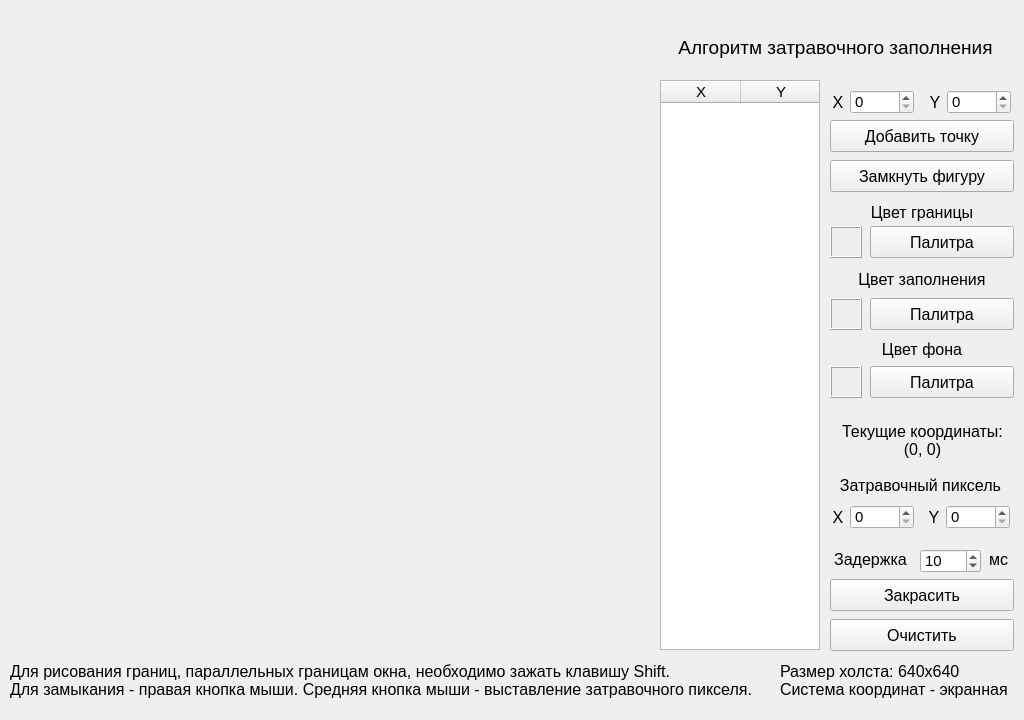
<?xml version="1.0" encoding="UTF-8"?>
<ui version="4.0">
 <class>MainWindow</class>
 <widget class="QMainWindow" name="MainWindow">
  <property name="geometry">
   <rect>
    <x>0</x>
    <y>0</y>
    <width>1024</width>
    <height>720</height>
   </rect>
  </property>
  <property name="sizePolicy">
   <sizepolicy hsizetype="Fixed" vsizetype="Fixed">
    <horstretch>0</horstretch>
    <verstretch>0</verstretch>
   </sizepolicy>
  </property>
  <property name="windowTitle">
   <string>Лабораторная работа №6</string>
  </property>
  <widget class="QWidget" name="centralWidget">
   <widget class="QLabel" name="label">
    <property name="geometry">
     <rect>
      <x>660</x>
      <y>20</y>
      <width>351</width>
      <height>54</height>
     </rect>
    </property>
    <property name="font">
     <font>
      <pointsize>14</pointsize>
     </font>
    </property>
    <property name="text">
     <string>Алгоритм затравочного заполнения</string>
    </property>
    <property name="alignment">
     <set>Qt::AlignCenter</set>
    </property>
   </widget>
   <widget class="QLabel" name="labelEdge">
    <property name="geometry">
     <rect>
      <x>830</x>
      <y>200</y>
      <width>184</width>
      <height>24</height>
     </rect>
    </property>
    <property name="font">
     <font>
      <pointsize>12</pointsize>
     </font>
    </property>
    <property name="text">
     <string>Цвет границы</string>
    </property>
    <property name="alignment">
     <set>Qt::AlignCenter</set>
    </property>
   </widget>
   <widget class="QLabel" name="labelFill">
    <property name="geometry">
     <rect>
      <x>830</x>
      <y>267</y>
      <width>184</width>
      <height>24</height>
     </rect>
    </property>
    <property name="font">
     <font>
      <pointsize>12</pointsize>
     </font>
    </property>
    <property name="text">
     <string>Цвет заполнения</string>
    </property>
    <property name="alignment">
     <set>Qt::AlignCenter</set>
    </property>
   </widget>
   <widget class="QLabel" name="labelBg">
    <property name="geometry">
     <rect>
      <x>830</x>
      <y>337</y>
      <width>184</width>
      <height>24</height>
     </rect>
    </property>
    <property name="font">
     <font>
      <pointsize>12</pointsize>
     </font>
    </property>
    <property name="text">
     <string>Цвет фона</string>
    </property>
    <property name="alignment">
     <set>Qt::AlignCenter</set>
    </property>
   </widget>
   <widget class="QLabel" name="colorEdge">
    <property name="geometry">
     <rect>
      <x>830</x>
      <y>226</y>
      <width>32</width>
      <height>32</height>
     </rect>
    </property>
    <property name="frameShape">
     <enum>QFrame::Box</enum>
    </property>
    <property name="frameShadow">
     <enum>QFrame::Raised</enum>
    </property>
    <property name="text">
     <string/>
    </property>
   </widget>
   <widget class="QLabel" name="colorFill">
    <property name="geometry">
     <rect>
      <x>830</x>
      <y>298</y>
      <width>32</width>
      <height>32</height>
     </rect>
    </property>
    <property name="frameShape">
     <enum>QFrame::Box</enum>
    </property>
    <property name="frameShadow">
     <enum>QFrame::Raised</enum>
    </property>
    <property name="text">
     <string/>
    </property>
   </widget>
   <widget class="QLabel" name="colorBg">
    <property name="geometry">
     <rect>
      <x>830</x>
      <y>366</y>
      <width>32</width>
      <height>32</height>
     </rect>
    </property>
    <property name="frameShape">
     <enum>QFrame::Box</enum>
    </property>
    <property name="frameShadow">
     <enum>QFrame::Raised</enum>
    </property>
    <property name="text">
     <string/>
    </property>
   </widget>
   <widget class="QPushButton" name="palEdgeBtn">
    <property name="geometry">
     <rect>
      <x>870</x>
      <y>226</y>
      <width>144</width>
      <height>32</height>
     </rect>
    </property>
    <property name="font">
     <font>
      <pointsize>12</pointsize>
     </font>
    </property>
    <property name="text">
     <string>Палитра</string>
    </property>
   </widget>
   <widget class="QPushButton" name="palFillBtn">
    <property name="geometry">
     <rect>
      <x>870</x>
      <y>298</y>
      <width>144</width>
      <height>32</height>
     </rect>
    </property>
    <property name="font">
     <font>
      <pointsize>12</pointsize>
     </font>
    </property>
    <property name="text">
     <string>Палитра</string>
    </property>
   </widget>
   <widget class="QPushButton" name="palBgBtn">
    <property name="geometry">
     <rect>
      <x>870</x>
      <y>366</y>
      <width>144</width>
      <height>32</height>
     </rect>
    </property>
    <property name="font">
     <font>
      <pointsize>12</pointsize>
     </font>
    </property>
    <property name="text">
     <string>Палитра</string>
    </property>
   </widget>
   <widget class="QPushButton" name="fillButton">
    <property name="geometry">
     <rect>
      <x>830</x>
      <y>579</y>
      <width>184</width>
      <height>32</height>
     </rect>
    </property>
    <property name="font">
     <font>
      <pointsize>12</pointsize>
     </font>
    </property>
    <property name="text">
     <string>Закрасить</string>
    </property>
   </widget>
   <widget class="QSpinBox" name="delaySpinBox">
    <property name="geometry">
     <rect>
      <x>920</x>
      <y>549</y>
      <width>61</width>
      <height>24</height>
     </rect>
    </property>
    <property name="font">
     <font>
      <pointsize>11</pointsize>
     </font>
    </property>
    <property name="value">
     <number>10</number>
    </property>
   </widget>
   <widget class="QLabel" name="hint">
    <property name="geometry">
     <rect>
      <x>10</x>
      <y>660</y>
      <width>761</width>
      <height>41</height>
     </rect>
    </property>
    <property name="font">
     <font>
      <pointsize>12</pointsize>
     </font>
    </property>
    <property name="text">
     <string>Для рисования границ, параллельных границам окна, необходимо зажать клавишу Shift.
Для замыкания - правая кнопка мыши. Средняя кнопка мыши - выставление затравочного пикселя.</string>
    </property>
    <property name="alignment">
     <set>Qt::AlignLeading|Qt::AlignLeft|Qt::AlignVCenter</set>
    </property>
   </widget>
   <widget class="QLabel" name="label_2">
    <property name="geometry">
     <rect>
      <x>830</x>
      <y>94</y>
      <width>16</width>
      <height>16</height>
     </rect>
    </property>
    <property name="font">
     <font>
      <pointsize>12</pointsize>
     </font>
    </property>
    <property name="text">
     <string>X</string>
    </property>
    <property name="alignment">
     <set>Qt::AlignCenter</set>
    </property>
   </widget>
   <widget class="QLabel" name="label_3">
    <property name="geometry">
     <rect>
      <x>927</x>
      <y>94</y>
      <width>16</width>
      <height>16</height>
     </rect>
    </property>
    <property name="font">
     <font>
      <pointsize>12</pointsize>
     </font>
    </property>
    <property name="text">
     <string>Y</string>
    </property>
    <property name="alignment">
     <set>Qt::AlignCenter</set>
    </property>
   </widget>
   <widget class="QPushButton" name="addButton">
    <property name="geometry">
     <rect>
      <x>830</x>
      <y>120</y>
      <width>184</width>
      <height>32</height>
     </rect>
    </property>
    <property name="font">
     <font>
      <pointsize>12</pointsize>
     </font>
    </property>
    <property name="text">
     <string>Добавить точку</string>
    </property>
   </widget>
   <widget class="QPushButton" name="lockButton">
    <property name="geometry">
     <rect>
      <x>830</x>
      <y>160</y>
      <width>184</width>
      <height>32</height>
     </rect>
    </property>
    <property name="font">
     <font>
      <pointsize>12</pointsize>
     </font>
    </property>
    <property name="text">
     <string>Замкнуть фигуру</string>
    </property>
   </widget>
   <widget class="QTableWidget" name="pointTable">
    <property name="geometry">
     <rect>
      <x>660</x>
      <y>80</y>
      <width>160</width>
      <height>570</height>
     </rect>
    </property>
    <property name="font">
     <font>
      <pointsize>11</pointsize>
     </font>
    </property>
    <property name="layoutDirection">
     <enum>Qt::LeftToRight</enum>
    </property>
    <property name="horizontalScrollBarPolicy">
     <enum>Qt::ScrollBarAlwaysOff</enum>
    </property>
    <property name="selectionMode">
     <enum>QAbstractItemView::NoSelection</enum>
    </property>
    <attribute name="horizontalHeaderDefaultSectionSize">
     <number>80</number>
    </attribute>
    <attribute name="horizontalHeaderMinimumSectionSize">
     <number>80</number>
    </attribute>
    <attribute name="verticalHeaderVisible">
     <bool>false</bool>
    </attribute>
    <attribute name="verticalHeaderDefaultSectionSize">
     <number>24</number>
    </attribute>
    <attribute name="verticalHeaderMinimumSectionSize">
     <number>24</number>
    </attribute>
    <column>
     <property name="text">
      <string>X</string>
     </property>
     <property name="textAlignment">
      <set>AlignCenter</set>
     </property>
    </column>
    <column>
     <property name="text">
      <string>Y</string>
     </property>
     <property name="textAlignment">
      <set>AlignCenter</set>
     </property>
    </column>
   </widget>
   <widget class="QPushButton" name="clearButton">
    <property name="geometry">
     <rect>
      <x>830</x>
      <y>619</y>
      <width>184</width>
      <height>32</height>
     </rect>
    </property>
    <property name="font">
     <font>
      <pointsize>12</pointsize>
     </font>
    </property>
    <property name="text">
     <string>Очистить</string>
    </property>
   </widget>
   <widget class="QLabel" name="label_4">
    <property name="geometry">
     <rect>
      <x>830</x>
      <y>509</y>
      <width>16</width>
      <height>16</height>
     </rect>
    </property>
    <property name="font">
     <font>
      <pointsize>12</pointsize>
     </font>
    </property>
    <property name="text">
     <string>X</string>
    </property>
    <property name="alignment">
     <set>Qt::AlignCenter</set>
    </property>
   </widget>
   <widget class="QLabel" name="label_5">
    <property name="geometry">
     <rect>
      <x>926</x>
      <y>509</y>
      <width>16</width>
      <height>16</height>
     </rect>
    </property>
    <property name="font">
     <font>
      <pointsize>12</pointsize>
     </font>
    </property>
    <property name="text">
     <string>Y</string>
    </property>
    <property name="alignment">
     <set>Qt::AlignCenter</set>
    </property>
   </widget>
   <widget class="QLabel" name="label_6">
    <property name="geometry">
     <rect>
      <x>830</x>
      <y>475</y>
      <width>181</width>
      <height>21</height>
     </rect>
    </property>
    <property name="font">
     <font>
      <pointsize>12</pointsize>
     </font>
    </property>
    <property name="text">
     <string>Затравочный пиксель</string>
    </property>
    <property name="alignment">
     <set>Qt::AlignCenter</set>
    </property>
   </widget>
   <widget class="QLabel" name="coord">
    <property name="geometry">
     <rect>
      <x>827</x>
      <y>420</y>
      <width>191</width>
      <height>41</height>
     </rect>
    </property>
    <property name="font">
     <font>
      <pointsize>12</pointsize>
     </font>
    </property>
    <property name="text">
     <string>Текущие координаты:
(0, 0)</string>
    </property>
    <property name="alignment">
     <set>Qt::AlignCenter</set>
    </property>
   </widget>
   <widget class="QLabel" name="label_7">
    <property name="geometry">
     <rect>
      <x>830</x>
      <y>549</y>
      <width>81</width>
      <height>21</height>
     </rect>
    </property>
    <property name="font">
     <font>
      <pointsize>12</pointsize>
     </font>
    </property>
    <property name="text">
     <string>Задержка</string>
    </property>
    <property name="alignment">
     <set>Qt::AlignCenter</set>
    </property>
   </widget>
   <widget class="QLabel" name="label_8">
    <property name="geometry">
     <rect>
      <x>983</x>
      <y>549</y>
      <width>31</width>
      <height>21</height>
     </rect>
    </property>
    <property name="font">
     <font>
      <pointsize>12</pointsize>
     </font>
    </property>
    <property name="text">
     <string>мс</string>
    </property>
    <property name="alignment">
     <set>Qt::AlignCenter</set>
    </property>
   </widget>
   <widget class="QSpinBox" name="xEdit">
    <property name="geometry">
     <rect>
      <x>850</x>
      <y>90</y>
      <width>64</width>
      <height>24</height>
     </rect>
    </property>
    <property name="font">
     <font>
      <pointsize>11</pointsize>
     </font>
    </property>
    <property name="maximum">
     <number>639</number>
    </property>
   </widget>
   <widget class="QSpinBox" name="yEdit">
    <property name="geometry">
     <rect>
      <x>947</x>
      <y>90</y>
      <width>64</width>
      <height>24</height>
     </rect>
    </property>
    <property name="font">
     <font>
      <pointsize>11</pointsize>
     </font>
    </property>
    <property name="maximum">
     <number>639</number>
    </property>
   </widget>
   <widget class="QSpinBox" name="xsEdit">
    <property name="geometry">
     <rect>
      <x>850</x>
      <y>505</y>
      <width>64</width>
      <height>24</height>
     </rect>
    </property>
    <property name="font">
     <font>
      <pointsize>11</pointsize>
     </font>
    </property>
    <property name="maximum">
     <number>639</number>
    </property>
   </widget>
   <widget class="QSpinBox" name="ysEdit">
    <property name="geometry">
     <rect>
      <x>946</x>
      <y>505</y>
      <width>64</width>
      <height>24</height>
     </rect>
    </property>
    <property name="font">
     <font>
      <pointsize>11</pointsize>
     </font>
    </property>
    <property name="maximum">
     <number>639</number>
    </property>
   </widget>
   <widget class="QLabel" name="hint_2">
    <property name="geometry">
     <rect>
      <x>780</x>
      <y>660</y>
      <width>231</width>
      <height>41</height>
     </rect>
    </property>
    <property name="font">
     <font>
      <pointsize>12</pointsize>
     </font>
    </property>
    <property name="text">
     <string>Размер холста: 640x640
Система координат - экранная</string>
    </property>
    <property name="alignment">
     <set>Qt::AlignLeading|Qt::AlignLeft|Qt::AlignVCenter</set>
    </property>
   </widget>
   <widget class="Canvas" name="canvas" native="true">
    <property name="geometry">
     <rect>
      <x>10</x>
      <y>10</y>
      <width>640</width>
      <height>640</height>
     </rect>
    </property>
    <property name="styleSheet">
     <string notr="true"/>
    </property>
   </widget>
  </widget>
 </widget>
 <layoutdefault spacing="6" margin="11"/>
 <customwidgets>
  <customwidget>
   <class>Canvas</class>
   <extends>QWidget</extends>
   <header location="global">canvas.h</header>
   <container>1</container>
  </customwidget>
 </customwidgets>
 <resources/>
 <connections/>
</ui>
